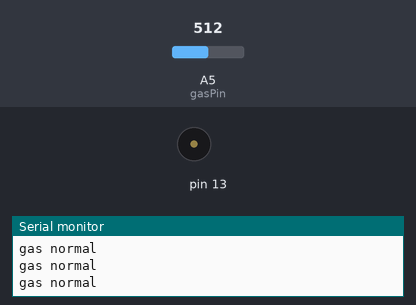
A sketch run on a simulated Arduino Uno, built with avr-gcc and run on an emulated ATmega328P. Shown: buzzer (waves = sounding), the last lines printed to the serial monitor. The inputs (shaded band) are chosen by the test bench; at power-on: A5 (gasPin) = 512.

Above: at 1.2 s.
1.3 s: A5 (gasPin) set to 690
4.3 s: A5 (gasPin) set to 716
At 4.7 s:
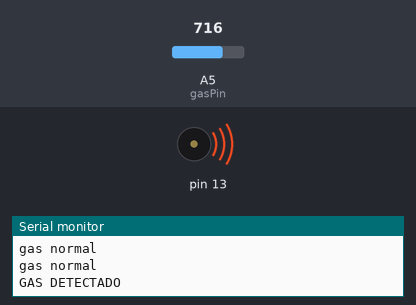
7.3 s: A5 (gasPin) set to 511
At 7.8 s:
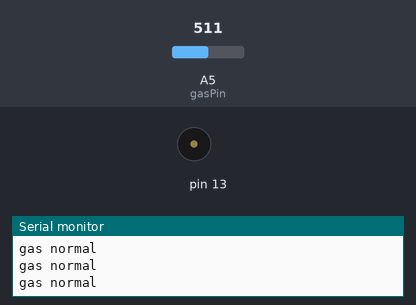
8.8 s: A5 (gasPin) set to 710
At 11.7 s:
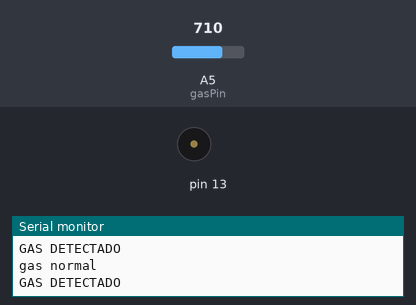
11.8 s: A5 (gasPin) set to 306
At 12.8 s:
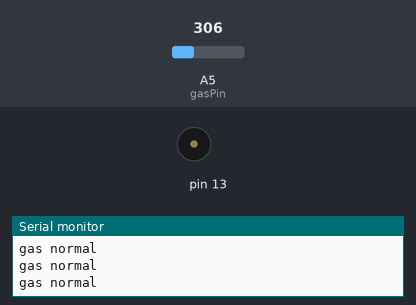
Timing chart, 0 to 14.8 s (numbered marks = the images above; inputs shaded):
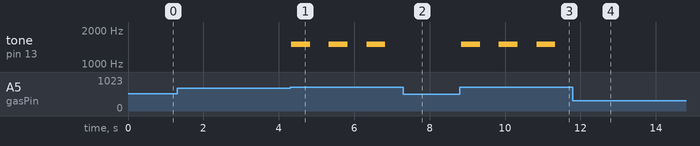

The sketch:

gas_sensor1.ino
```cpp
int gasPin = A5;
int medicion = 0;

void setup()
{
  Serial.begin(9600);
  pinMode(gasPin, INPUT);
}

void loop()
{
  medicion = analogRead(gasPin);
  Serial.println("gas normal");
  if(medicion > 700){
    Serial.println("GAS DETECTADO");
    tone(13, 1500);
    delay(500);
    noTone(13);
    delay(500);
  }
}
```

Measured:
- the behaviour switches between 700 and 701 on A5 (gasPin) (found by bisection; images 0 and 1)
- after the input at 4.3 s, tone on pin 13: alternates 1500 Hz for 0.50 s and silent for 0.50 s, starting at once
- after the input at 7.3 s, tone on pin 13: stays silent (without the input it goes to 1500 Hz after 0.03 s)
- after the input at 8.8 s, tone on pin 13: alternates 1500 Hz for 0.50 s and silent for 0.50 s, starting at once
- after the input at 11.8 s, tone on pin 13: stops changing and stays silent
